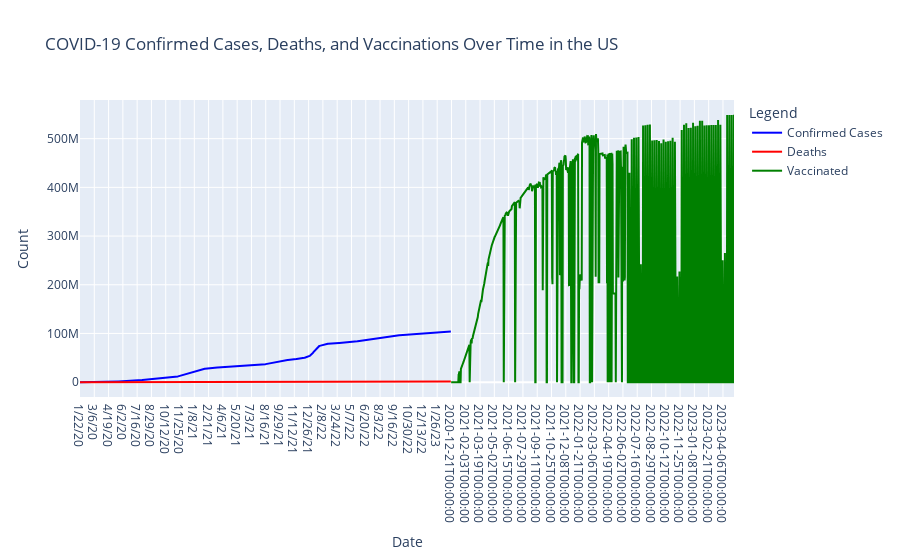

The code cell stored with this chart in its notebook:
### Code cell
import plotly.graph_objects as go

# Prepare the data for plotting
# Aggregate confirmed cases and deaths data to country level by summing over all dates
confirmed_total = confirmed_state_df.sum(axis=0)
deaths_total = deaths_state_df.sum(axis=0)

# Create date index for confirmed and deaths (same as columns in the transposed DFs)
dates = confirmed_state_df.columns

# For vaccinations, use the aggregated data we prepared earlier
vaccinated_total = vaccinations_aggregated_df['people_vaccinated']

# Create the Plotly figure
fig = go.Figure()

# Add confirmed cases trace
fig.add_trace(go.Scatter(x=dates, y=confirmed_total, name='Confirmed Cases',
                         line=dict(color='blue'), mode='lines'))

# Add deaths trace
fig.add_trace(go.Scatter(x=dates, y=deaths_total, name='Deaths',
                         line=dict(color='red'), mode='lines'))

# Add vaccinations trace, aligning the dates
vaccinated_dates = vaccinated_total.index
vaccinated_values = vaccinated_total.values
fig.add_trace(go.Scatter(x=vaccinated_dates, y=vaccinated_values, name='Vaccinated',
                         line=dict(color='green'), mode='lines'))

# Set plot layout
fig.update_layout(title='COVID-19 Confirmed Cases, Deaths, and Vaccinations Over Time in the US',
                  xaxis_title='Date',
                  yaxis_title='Count',
                  legend_title='Legend')

# Show the figure
fig.show()

### Figure 1 — Plotly figure (JSON) as saved in the notebook; plotly's stock layout.template omitted (floating-point values rounded to 4 significant figures; data arrays with more than 128 entries replaced by an {"elided": "..."} marker saying what was removed)
{"data": [{"line": {"color": "blue"}, "mode": "lines", "name": "Confirmed Cases", "type": "scatter", "x": {"elided": "1143 str values"}, "y": {"elided": "1143 int values"}}, {"line": {"color": "red"}, "mode": "lines", "name": "Deaths", "type": "scatter", "x": {"elided": "1143 str values"}, "y": {"elided": "1143 int values"}}, {"line": {"color": "green"}, "mode": "lines", "name": "Vaccinated", "type": "scatter", "x": {"elided": "872 str values"}, "y": {"elided": "872 int values"}}], "layout": {"legend": {"title": {"text": "Legend"}}, "title": {"text": "COVID-19 Confirmed Cases, Deaths, and Vaccinations Over Time in the US"}, "xaxis": {"title": {"text": "Date"}}, "yaxis": {"title": {"text": "Count"}}}}
